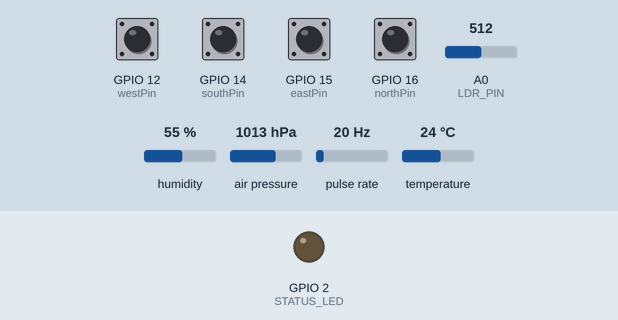
Simulated run of this sketch. Board: ESP8266 (NodeMCU). Parts: output pins drawn as LEDs (lit = HIGH). Wiring (inferred from the names in the program): pulse sensor: data GPIO 13. Inputs (shaded band) come from the test bench; at power-on: GPIO 12 (westPin), GPIO 14 (southPin), GPIO 15 (eastPin), GPIO 16 (northPin) HIGH, A0 (LDR_PIN) = 512, humidity 55 %, air pressure 1013 hPa, pulse rate 20 Hz, temperature 24 °C. WiFi joins after 1.5 s; servers stay silent unless stated; network time is answered at once with the bench clock; uploads are accepted with an empty reply; the local clock reads 2024-03-15 10:24:30 at power-on unless the sketch sets it; what the sketch prints to the serial monitor is not drawn.

Above: at 33.9 s.
At 65.0 s:
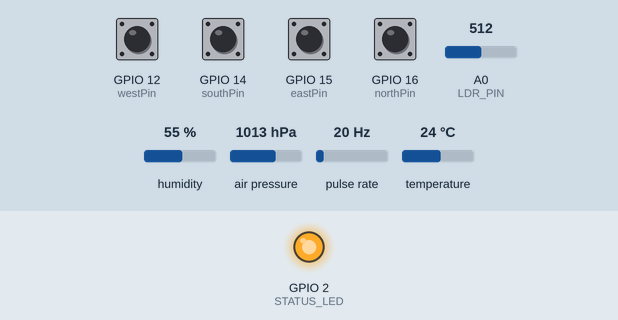
Timing chart, 0 to 81.9 s (numbered marks = the images above):
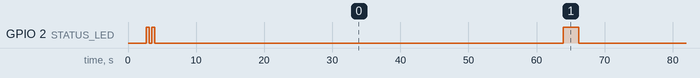

The sketch:

esp8266_weather_station.ino
```cpp
/*
 * =================================================================================
 * UNIFIED FLAPMAIN WEATHER STATION FIRMWARE (ESP8266)
 * Integrates: Multi-Direction Hall Sensors, Interrupt-Driven Anemometer,
 * DHT22 Temperature/Humidity, BMP085 Pressure/Altitude, LDR Light Sensor,
 * NTP Time Synchronization, Local Cinematic Web Dashboard, and Cloud API Telemetry.
 * =================================================================================
 */

#include <ESP8266WiFi.h>
#include <ESP8266WebServer.h>
#include <ESP8266HTTPClient.h>
#include <WiFiClientSecure.h>
#include <DHT.h>
#include <NTPClient.h>
#include <WiFiUdp.h>
#include <Adafruit_BMP085.h>
#include <Wire.h>
#include "config.h"
// ---- Firmware version & OTA updates from the dashboard (Firmware page) ----
// Bump FLAP_FW_VERSION for every build you upload, or the device sees no update.
#ifndef FLAP_FW_VERSION
#define FLAP_FW_VERSION "1.0.0"
#endif
#define FLAP_OTA_BOARD "esp8266_weather_station"
#include "flap_ota.h"


// --- Pin Allocations (Optimized to prevent I2C & Interrupt conflicts) ---
// I2C Bus (BMP085): SDA = GPIO4 (D2), SCL = GPIO5 (D1)
const int northPin     = 16;  // D0
const int eastPin      = 15;  // D8
const int southPin     = 14;  // D5
const int westPin      = 12;  // D6
const int windSpeedPin = 13;  // D7 (Interrupt capable)

#define DHTPIN         0      // GPIO0 (D3)
#define DHTTYPE        DHT22
#define STATUS_LED     2      // Built-in LED (GPIO2 / D4)
#define LDR_PIN        A0     // Analog Light Sensor

// --- Sensor & Telemetry Variables ---
volatile unsigned long pulseCount = 0;
unsigned long lastTime = 0;
unsigned long lastRead = 0;
const unsigned long readInterval = 60000; // Cloud upload interval (60s)

float currentSpeed = 0.0;
const float CALIBRATION_K = 2.4; // km/h per rotation/second
const int MEASURE_INTERVAL = 2000; // 2 seconds calculation window

float temperature = 0.0;
float humidity = 0.0;
int light = 0;
int pressure = 0;
float altitude = 0.0;

// --- Network & Server Instances ---
ESP8266WebServer server(80);
WiFiUDP ntpUDP;
NTPClient timeClient(ntpUDP, "pool.ntp.org", 19800, 60000); // UTC+5:30 offset
DHT dht(DHTPIN, DHTTYPE);
Adafruit_BMP085 bmp;
WiFiClientSecure secureClient;

// --- Interrupt Service Routine for Wind Speed ---
void IRAM_ATTR countPulse() {
  pulseCount++;
}

// --- Wind Direction Logic (Active LOW Hall Sensors) ---
String readDirection() {
  bool n = (digitalRead(northPin) == LOW);
  bool e = (digitalRead(eastPin) == LOW);
  bool s = (digitalRead(southPin) == LOW);
  bool w = (digitalRead(westPin) == LOW);

  if (n && e) return "NE";
  if (n && w) return "NW";
  if (s && e) return "SE";
  if (s && w) return "SW";
  if (n) return "North";
  if (e) return "East";
  if (s) return "South";
  if (w) return "West";
  return "None";
}

// --- Cinematic HTML Local Web Dashboard ---
String getHTML() {
  return R"rawliteral(
<!DOCTYPE html>
<html>
<head>
  <meta name="viewport" content="width=device-width, initial-scale=1">
  <title>FlapMain Weather Station Pro</title>
  <style>
    :root { --accent: #00ffaa; --alert: #ff3366; --bg: #0f1626; }
    body { font-family: 'Segoe UI', sans-serif; text-align:center; background: var(--bg); color:white; padding:20px; margin:0; }
    .container { max-width: 450px; margin: auto; padding: 25px; background: rgba(26, 35, 56, 0.9); border-radius: 35px; box-shadow: 0 20px 60px rgba(0,0,0,0.6); border: 1px solid rgba(255,255,255,0.05); margin-top: 20px; }

    .compass { width:220px; height:220px; border:3px solid var(--accent); border-radius:50%; margin:20px auto; position:relative; background: radial-gradient(circle, #1a2338 0%, #0f1626 100%); box-shadow: 0 0 30px rgba(0, 255, 170, 0.15); }
    .needle { position:absolute; width:6px; height:95px; background: linear-gradient(to top, var(--alert), #ff6699); left:calc(50% - 3px); top:15px; transform-origin: center 95px; transition: transform 1.2s cubic-bezier(0.34, 1.56, 0.64, 1); border-radius:10px; z-index: 2; }
    .needle::after { content:""; position:absolute; width:14px; height:14px; background: var(--bg); border: 3px solid var(--alert); border-radius:50%; bottom:-7px; left:-7px; }

    .label { position: absolute; font-size: 1.2em; font-weight: bold; color: var(--accent); opacity: 0.8; width: 30px; text-align: center; }
    .n { top: 10px; left: calc(50% - 15px); }
    .s { bottom: 10px; left: calc(50% - 15px); }
    .e { right: 10px; top: calc(50% - 13px); }
    .w { left: 10px; top: calc(50% - 13px); }

    .speed-box { font-size: 2.5em; font-weight: 800; margin: 10px 0; color: #fff; }
    .unit { font-size: 0.35em; color: var(--accent); letter-spacing: 1px; }
    .dir-text { font-size: 1.5em; color: var(--alert); text-shadow: 0 0 15px rgba(255, 51, 102, 0.4); font-weight: bold; letter-spacing: 1px; }

    .metrics-grid { display: grid; grid-template-columns: 1fr 1fr; gap: 10px; margin-top: 20px; text-align: left; font-size: 0.9em; background: rgba(15,22,38,0.5); padding: 15px; border-radius: 15px; }
    .metric-item { padding: 5px 0; border-bottom: 1px solid rgba(255,255,255,0.05); }
    .metric-label { opacity: 0.6; font-size: 0.8em; display: block; }
    .metric-val { font-weight: bold; color: var(--accent); }
  </style>
</head>
<body>
  <div class="container">
    <div style="font-size: 0.8em; letter-spacing: 3px; opacity: 0.5; margin-bottom: 5px;">LIVE TELEMETRY</div>
    <div style="font-size: 0.7em; opacity: 0.4; margin-bottom: 10px;">ID: FLAPMAIN-AWS-001</div>

    <div class="compass">
      <div class="label n">N</div>
      <div class="label s">S</div>
      <div class="label e">E</div>
      <div class="label w">W</div>
      <div id="needle" class="needle" style="transform: rotate(0deg);"></div>
    </div>

    <div class="dir-text" id="direction">CONNECTING</div>
    <div class="speed-box">
      <span id="speed">0.0</span><span class="unit"> KM/H</span>
    </div>

    <div class="metrics-grid">
      <div class="metric-item"><span class="metric-label">Temperature</span><span class="metric-val" id="temp">--</span></div>
      <div class="metric-item"><span class="metric-label">Humidity</span><span class="metric-val" id="hum">--</span></div>
      <div class="metric-item"><span class="metric-label">Pressure</span><span class="metric-val" id="press">--</span></div>
      <div class="metric-item"><span class="metric-label">Altitude</span><span class="metric-val" id="alt">--</span></div>
      <div class="metric-item"><span class="metric-label">Ambient Light</span><span class="metric-val" id="light">--</span></div>
      <div class="metric-item"><span class="metric-label">System Time</span><span class="metric-val" id="time">--</span></div>
    </div>
  </div>

  <script>
    const angles = {'North':0,'NE':45,'East':90,'SE':135,'South':180,'SW':225,'West':270,'NW':315,'None':0};
    let currentAngle = 0;

    function updateData() {
      fetch('/data').then(r => r.json()).then(data => {
        const targetDir = data.direction;
        const targetAngle = angles[targetDir] || 0;

        document.getElementById('direction').innerText = targetDir == "None" ? "CALM" : targetDir.toUpperCase();
        document.getElementById('speed').innerText = parseFloat(data.speed).toFixed(1);
        document.getElementById('temp').innerText = data.temperature + " °C";
        document.getElementById('hum').innerText = data.humidity + " %";
        document.getElementById('press').innerText = data.pressure + " Pa";
        document.getElementById('alt').innerText = data.altitude + " m";
        document.getElementById('light').innerText = data.light;
        document.getElementById('time').innerText = data.time;

        let diff = targetAngle - (currentAngle % 360);
        if (diff > 180) diff -= 360;
        if (diff < -180) diff += 360;
        currentAngle += diff;
        document.getElementById('needle').style.transform = `rotate(${currentAngle}deg)`;
      }).catch(()=>{});
    }
    setInterval(updateData, 1000);
  </script>
</body>
</html>
)rawliteral";
}

// Forward Declaration
void sendCloudData();

// --- Setup Routine ---
void setup() {
  Serial.begin(115200);
  delay(300);
  Serial.println("\n=== FlapMain Weather Station Initializing ===");

  pinMode(STATUS_LED, OUTPUT);
  digitalWrite(STATUS_LED, LOW);

  // Pin Configuration with Internal Pullups
  pinMode(northPin, INPUT_PULLUP);
  pinMode(eastPin, INPUT_PULLUP);
  pinMode(southPin, INPUT_PULLUP);
  pinMode(westPin, INPUT_PULLUP);
  pinMode(windSpeedPin, INPUT_PULLUP);

  // Anemometer Interrupt Setup
  attachInterrupt(digitalPinToInterrupt(windSpeedPin), countPulse, FALLING);

  // Initialize Sensors
  dht.begin();
  delay(2000); // Stabilization delay for DHT22

  Wire.begin(); // SDA = GPIO4 (D2), SCL = GPIO5 (D1)
  if (!bmp.begin()) {
    Serial.println("Warning: BMP085 Pressure Sensor initialization failed!");
  }

  // WiFi Connection Sequence (Station Mode with 15s SoftAP Fallback)
  WiFi.mode(WIFI_STA);
  WiFi.begin(WIFI_SSID, WIFI_PASSWORD);
  Serial.print("Connecting to WiFi network: ");
  Serial.print(WIFI_SSID);

  unsigned long wifiStart = millis();
  bool isConnected = false;
  while (millis() - wifiStart < 15000) {
    if (WiFi.status() == WL_CONNECTED) {
      isConnected = true;
      break;
    }
    delay(400);
    Serial.print(".");
    digitalWrite(STATUS_LED, !digitalRead(STATUS_LED));
  }

  if (isConnected) {
    digitalWrite(STATUS_LED, LOW); // Active LOW LED ON
    Serial.println("\nWiFi Connected Successfully!");
    Serial.print("Local IP Address: http://");
    Serial.println(WiFi.localIP());

    // Start NTP Client
    timeClient.begin();
    timeClient.update();
  } else {
    Serial.println("\nWiFi Connection Timeout. Switching to Hotspot AP Mode...");
    WiFi.mode(WIFI_AP_STA);
    WiFi.softAP(AP_SSID, AP_PASSWORD);

    Serial.println("=========================================");
    Serial.print("  Hotspot AP SSID    : ");
    Serial.println(AP_SSID);
    Serial.print("  Hotspot Password   : ");
    Serial.println(AP_PASSWORD);
    Serial.print("  Hotspot Dashboard  : http://");
    Serial.println(WiFi.softAPIP());
    Serial.println("=========================================");
  }

  // Web Server Route Bindings
  server.on("/", []() {
    server.send(200, "text/html", getHTML());
  });

  server.on("/data", []() {
    bool connected = (WiFi.status() == WL_CONNECTED);
    String json = "{";
    json += "\"speed\":" + String(currentSpeed, 1) + ",";
    json += "\"direction\":\"" + readDirection() + "\",";
    json += "\"temperature\":" + String(temperature, 2) + ",";
    json += "\"humidity\":" + String(humidity, 2) + ",";
    json += "\"pressure\":" + String(pressure) + ",";
    json += "\"altitude\":" + String(altitude, 2) + ",";
    json += "\"light\":" + String(light) + ",";
    json += "\"time\":\"" + timeClient.getFormattedTime() + "\",";
    json += "\"wifi_mode\":\"" + String(connected ? "STATION" : "HOTSPOT_AP") + "\",";
    json += "\"ap_bssid\":\"" + WiFi.BSSIDstr() + "\",";
    json += "\"rssi\":" + String(WiFi.RSSI());
    json += "}";
    server.send(200, "application/json", json);
  });

  server.begin();
  Serial.println("Local Web Server Online.");
  lastTime = millis();
  lastRead = millis();

  // OTA: checks the server every 10 min for firmware deployed from the dashboard
  FlapOta::begin(FLAPMAIN_SERVER, FLAPMAIN_DEVICE_ID, FLAPMAIN_DEVICE_KEY);
}

// --- Main Program Execution Loop ---
void loop() {
  FlapOta::loop(); // OTA update check (does nothing until one is due)
  server.handleClient();

  unsigned long currentMillis = millis();

  // 1. Wind Speed Calculation Interval (Every 2 Seconds)
  if (currentMillis - lastTime >= MEASURE_INTERVAL) {
    noInterrupts();
    unsigned long count = pulseCount;
    pulseCount = 0;
    interrupts();

    float elapsedSeconds = (float)(currentMillis - lastTime) / 1000.0;
    if (count > 0 && elapsedSeconds > 0) {
      currentSpeed = ((float)count / elapsedSeconds) * CALIBRATION_K;
    } else {
      currentSpeed = 0.0;
    }
    lastTime = currentMillis;
  }

  // 2. Comprehensive Environmental Sensor Polling & Cloud Transmission (Every 60 Seconds)
  if (currentMillis - lastRead >= readInterval) {
    lastRead = currentMillis;
    digitalWrite(STATUS_LED, HIGH);

    if (WiFi.status() == WL_CONNECTED) {
      timeClient.update();
    }

    // Allow stabilization time for DHT22
    delay(2000);
    humidity = dht.readHumidity();
    temperature = dht.readTemperature();
    light = analogRead(LDR_PIN);

    if (bmp.begin()) {
      pressure = bmp.readPressure();
      altitude = bmp.readAltitude();
    }

    if (isnan(temperature) || isnan(humidity)) {
      Serial.println("Error: DHT22 sensor read failed (NaN detected).");
      digitalWrite(STATUS_LED, LOW);
      return;
    }

    // Serial Debug Printout
    Serial.println("----------------------------------------");
    Serial.println("Telemetry Update:");
    Serial.printf("Wind Dir: %s | Speed: %.1f km/h\n", readDirection().c_str(), currentSpeed);
    Serial.printf("Temp: %.2f °C | Humidity: %.2f %%\n", temperature, humidity);
    Serial.printf("Pressure: %d Pa | Altitude: %.2f m\n", pressure, altitude);
    Serial.printf("Light Intensity: %d | Time: %s\n", light, timeClient.getFormattedTime().c_str());
    Serial.println("----------------------------------------");

    // Transmit Data to Server API if Connected
    if (WiFi.status() == WL_CONNECTED) {
      sendCloudData();
    }

    digitalWrite(STATUS_LED, LOW);
  }
}

// --- Cloud HTTP POST Telemetry Sync ---
void sendCloudData() {
  WiFiClient client;
  HTTPClient http;

  String url = String(FLAPMAIN_SERVER) + "/v1/devices/data";

  if (String(FLAPMAIN_SERVER).startsWith("https")) {
    secureClient.setInsecure(); // SSL verification bypass for cloud endpoints
    http.begin(secureClient, url);
  } else {
    http.begin(client, url);
  }

  http.addHeader("Content-Type", "application/json");
  http.addHeader("X-Device-Id", FLAPMAIN_DEVICE_ID);
  http.addHeader("X-Device-Key", FLAPMAIN_DEVICE_KEY);
  http.setTimeout(8000);

  String postData = "{";
  postData += "\"device_id\":\"" + String(FLAPMAIN_DEVICE_ID) + "\",";
  postData += "\"device_type\":\"weather_station_v1\",";
  postData += "\"wind_speed\":" + String(currentSpeed, 1) + ",";
  postData += "\"wind_direction\":\"" + readDirection() + "\",";
  postData += "\"temperature\":" + String(temperature, 2) + ",";
  postData += "\"humidity\":" + String(humidity, 2) + ",";
  postData += "\"light\":" + String(light) + ",";
  postData += "\"pressure\":" + String(pressure) + ",";
  postData += "\"altitude\":" + String(altitude, 2) + ",";
  postData += "\"time\":\"" + timeClient.getFormattedTime() + "\",";
  postData += "\"ap_bssid\":\"" + WiFi.BSSIDstr() + "\",";
  postData += "\"rssi\":" + String(WiFi.RSSI());
  postData += "}";

  Serial.print("POST ");
  Serial.println(url);
  Serial.println(postData);

  int httpResponseCode = http.POST(postData);

  if (httpResponseCode > 0) {
    Serial.printf("Cloud Sync Success | HTTP Response Code: %d\n", httpResponseCode);
  } else {
    Serial.printf("Cloud Sync Failed | Error Code: %s\n", http.errorToString(httpResponseCode).c_str());
  }

  http.end();
}
```

config.h
```cpp
/*
 * =====================================================================
 * FlapMain IoT — Configuration (Unified Weather Station Pro)
 * =====================================================================
 * Device type: weather_station_v1
 * Device ID  : flap-flap-aws-001-7zhj
 * =====================================================================
 */

#ifndef FLAPMAIN_WEATHER_CONFIG_H
#define FLAPMAIN_WEATHER_CONFIG_H

// --- Wi-Fi Network Credentials ---
#define WIFI_SSID          "flap_2.4"
#define WIFI_PASSWORD      "CLB43A84C2"

// --- Wi-Fi Access Point / Hotspot Fallback (when defined Wi-Fi is unavailable) ---
#define AP_SSID            "FlapWeather-Hotspot"
#define AP_PASSWORD        "12345678"

// --- FlapMain Production Backend API Connection ---
#define FLAPMAIN_SERVER    "https://main.esainnovation.com/api"

// --- Device Provisioning Credentials ---
#define FLAPMAIN_DEVICE_ID  "flap-flap-aws-001-7zhj"
#define FLAPMAIN_DEVICE_KEY "flap_dev_aab35d32a090cf3116ec2fdd83bc063e46ee39faeeffc8ca"

#endif // FLAPMAIN_WEATHER_CONFIG_H
```

Source omitted: flap_ota.h (9814 bytes)

Measured:
- by itself, GPIO 2 (STATUS_LED): goes LOW 0.40 s, HIGH 0.40 s, LOW 60.0 s, HIGH 2.3 s, LOW 57.8 s, HIGH 2.3 s, then LOW
